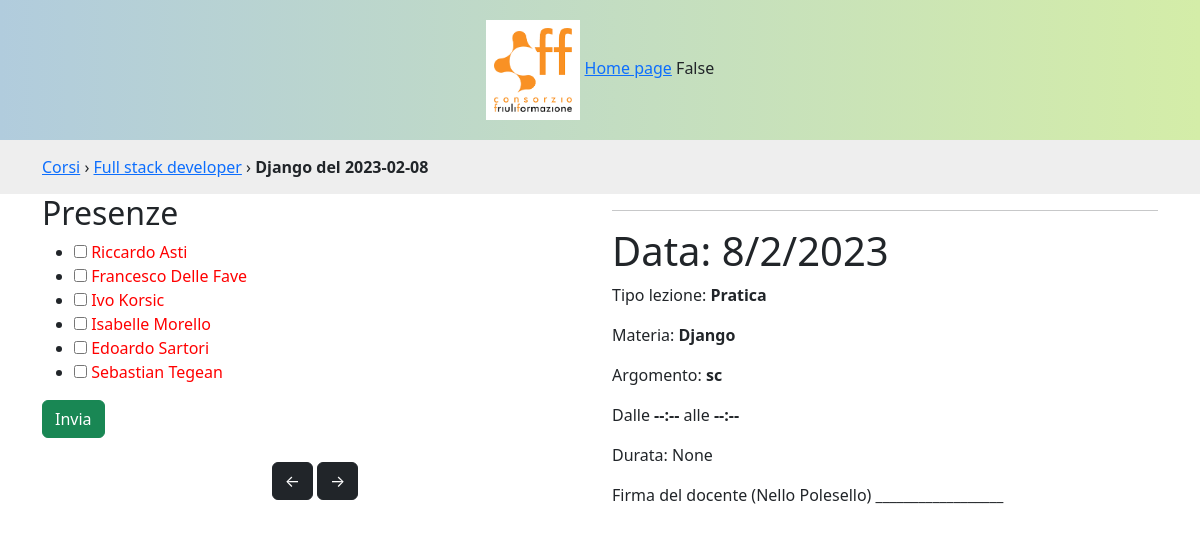
The app's page /corsi/lezioni/4/ with its own data.
### lezioni/models.py (models this page shows, shortened)
class Corso(models.Model):
    titolo = models.CharField(max_length=400)
    codice = models.CharField(max_length=20)
    data_inizio = models.DateField()
    data_fine = models.DateField()
    def __str__(self):
        return self.titolo
    class Meta:
        verbose_name_plural = 'Corsi'
        ordering = ['-data_inizio']

class Lezione(models.Model):
    TIPI_LEZIONE = (
        (None, 'Seleziona...'),
        ('T', 'Teoria'),
        ('P', 'Pratica'),
    )
    materia = models.ForeignKey(Materia, on_delete=models.PROTECT, related_name="lezioni")
    argomento = models.TextField(verbose_name="Di cosa avete parlato?", null=True, blank=True, help_text="Scrivi almeno 3 parole")
    data = models.DateField()
    online = models.BooleanField(default=False)
    tipologia = models.CharField(max_length=1, choices=TIPI_LEZIONE, null=True)
    ora_inizio = models.TimeField(null=True, blank=True)
    ora_fine = models.TimeField(null=True, blank=True)
    def __str__(self):
        return f'{self.materia} del {self.data}'
    def durata(self):
        from datetime import datetime, date
        if self.ora_inizio and self.ora_fine:
            return datetime.combine(date.today(), self.ora_fine) - datetime.combine(date.today(), self.ora_inizio)
    def prossima(self):
        corso = self.materia.modulo.corso
        return Lezione.objects.filter(materia__modulo__corso=corso, data__gt=self.data).order_by('data').first()
    def precedente(self):
        corso = self.materia.modulo.corso
        return Lezione.objects.filter(materia__modulo__corso=corso, data__lt=self.data).order_by('data').last()
    class Meta:
        verbose_name_plural = 'Lezioni'
        ordering = ['-data']

class Materia(models.Model):
    nome = models.CharField(max_length=100)
    modulo = models.ForeignKey(Modulo, on_delete=models.PROTECT, related_name="materie")
    docente = models.ForeignKey(Persona, on_delete=models.PROTECT, null=True, blank=True, related_name='materie')
    def __str__(self):
        return self.nome
    class Meta:
        verbose_name_plural = 'Materie'

class Iscrizione(models.Model):
    persona = models.ForeignKey(Persona, on_delete=models.PROTECT)
    corso = models.ForeignKey(Corso, on_delete=models.PROTECT, related_name="iscrizioni")
    data_iscrizione = models.DateField()
    data_ritiro = models.DateField(null=True, blank=True)
    class Meta:
        verbose_name_plural = 'Iscrizioni'
        ordering = ['persona', 'corso']

class Persona(models.Model):
    nome = models.CharField(max_length=200)
    cognome = models.CharField(max_length=200)
    email = models.EmailField(blank=True)
    def __str__(self):
        return self.nome + ' ' + self.cognome
    class Meta:
        verbose_name_plural = 'Persone'
        ordering = ['cognome', 'nome']

### lezioni/views.py (the view, shortened to what this page needs)
# urls.py: path('corsi/lezioni/<int:id>/', views.dettaglio_lezione, name='dettaglio_lezione'),
def dettaglio_lezione(request, id):
    from .forms import LezioneForm
    lezione = Lezione.objects.get(id=id)
    form = LezioneForm(request.POST or None, instance=lezione)
    presenti = request.POST.getlist('presente')
    print('presenti ' , presenti )
    persone_presenti = Persona.objects.filter(presenze__lezione = lezione)
    context = {'lezione': lezione, 'persone_presenti':persone_presenti, 'form':form}
    return render(request, 'dettaglio_lezione.html', context)

### lezioni/forms.py
class LezioneForm(forms.ModelForm):
    class Meta:
        model = Lezione
        fields = '__all__'
        widgets = {
            'data': forms.DateInput(
                format=('%Y-%m-%d'),
                attrs={'class': 'form-control',
                    'type': 'date'
                    }),
            'ora_inizio': forms.TimeInput(
                attrs={'class': 'form-control',
                    'type': 'time'
                    }),
            'tipologia': forms.RadioSelect
        }

### lezioni/templates/dettaglio_lezione.html (shortened to what this page needs)
{% extends 'base.html' %}
{% block breadcrumbs %}
{% with corso=lezione.materia.modulo.corso %}
<div id="breadcrumbs">
    <div class="container">
        <a href="{% url 'corsi' %}">Corsi</a> ›
        <a href="{% url 'lezioni' corso.pk %}">{{corso}}</a> ›
        <strong>{{lezione}}</strong>
    </div>
</div>
{% endwith %}
{% endblock %}
{% block content %}
    <div class="row">
        <div class="col-lg-6">
            <h2>Presenze</h2>
<form method="PoSt">
    <ul id="presenze">
        {% for iscrizione in lezione.materia.modulo.corso.iscrizioni.all %}
        <li>
            <input type="checkbox" name="presente" value="{{iscrizione.persona.pk}}" id="ciccio-{{forloop.counter}}" {% if iscrizione.persona in persone_presenti %} checked{% endif %}>
            <label for="ciccio-{{forloop.counter}}">{{iscrizione.persona}}</label>
        </li>
        {% endfor %}
    </ul>
    <input class="btn btn-success" type="submit" name="salva-presenze" value="Invia">
</form>
<nav class="mt-4 text-center">
    <a {% if lezione.precedente %} href="{% url 'dettaglio_lezione' lezione.precedente.pk %}"{% endif %} class="btn {% if lezione.precedente %}btn-dark{% else %}invisible{% endif %}" title="{{lezione.precedente}}">&larr;</a>
    <a {% if lezione.prossima %} href="{% url 'dettaglio_lezione' lezione.prossima.pk %}"{% endif %} class="btn {% if lezione.prossima %}btn-dark{% else %}invisible{% endif %}" title="{{lezione.prossima}}">&rarr;</a>
</nav>
        </div>
        <div class="col-lg-6">
            <hr>
            <h1>Data: {{lezione.data|date:'j/n/Y'}}</h1>
            <p>Tipo lezione: <strong>{{lezione.get_tipologia_display}}</strong></p>
            <p>Materia: <strong>{{lezione.materia}}</strong></p>
            <p>Argomento: <strong>{{lezione.argomento}}</strong></p>
            <p>Dalle <strong>{{lezione.ora_inizio|default:'--:--'}}</strong> alle <strong>{{lezione.ora_fine|default:'--:--'}}</strong></p>
            <p>Durata: {{lezione.durata}}</p>
            <p>Firma del docente ({{ lezione.materia.docente }})  __________________</p>
        </div>
    </div>
{% endblock %}

### lezioni/static/lezioni/css/style.css (style rules this page uses)
#presenze label { color: red; }
#breadcrumbs { background-color: #eee; padding: 15px 0; }

### records on screen
Corso: titolo "Full stack developer"
Lezione: materia+data "Django del 2023-02-08", data "8/2/2023", tipologia "Pratica", materia "Django", argomento "sc", ora_inizio "--:--", ora_fine "--:--", durata "None", materia.docente "Nello Polesello"
Iscrizione: persona "Riccardo Asti"
Iscrizione: persona "Francesco Delle Fave"
Iscrizione: persona "Ivo Korsic"
Iscrizione: persona "Isabelle Morello"
Iscrizione: persona "Edoardo Sartori"
Iscrizione: persona "Sebastian Tegean"

### other values on screen
{{ request.user.is_authenticated }} "False"
